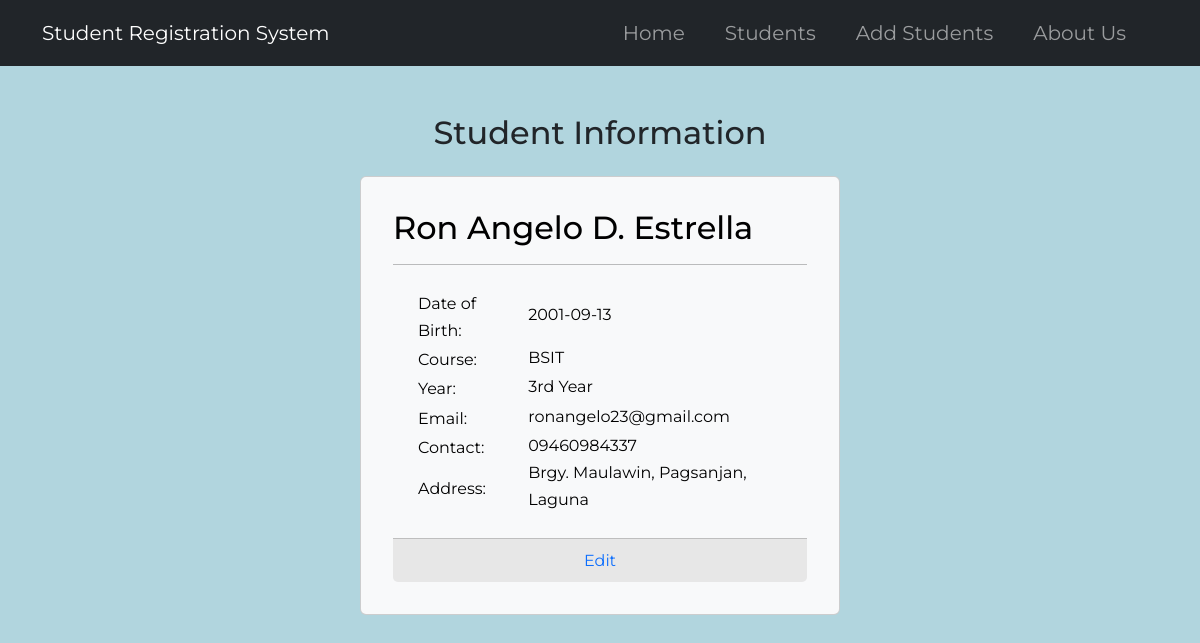
Page /3 on the committed database.
### tables this page shows
CREATE TABLE students (
    stud_ID INTEGER PRIMARY KEY AUTOINCREMENT,
    stud_fname TEXT NOT NULL,
    stud_mname TEXT,
    stud_lname TEXT NOT NULL,
    stud_dob DATE NOT NULL,
    stud_course TEXT NOT NULL,
    stud_year TEXT NOT NULL,
    stud_email TEXT NOT NULL,
    stud_contact TEXT NOT NULL,
    stud_address TEXT NOT NULL
);

### app.py (the view)
@app.route('/<int:ID>')
def student(ID):
    student = get_student(ID)
    return render_template('student.html', student=student)

### app.py (called while the page is built)
def get_db_connection():
    conn = sqlite3.connect('database.db')
    conn.row_factory = sqlite3.Row
    return conn

def get_student(ID):
    conn = get_db_connection()
    students = conn.execute('SELECT * FROM students WHERE stud_ID = ?', (ID,)).fetchone()
    conn.close()
    if students is None:
        abort(404)
    return students

### templates/student.html
{%extends 'base.html' %}
{% block content%}
<div class="container d-flex flex-column align-items-center justify-content-center">
    <h2 class="mt-5">{% block title %} Student Information {%endblock%}</h2>
    <div class="card text-bg-light mt-3" style="width: 30rem; padding: 1rem;">
        <div class="card-body">
            <h2 class="card-title">{{ student['stud_fname']}} {{student['stud_mname']}}. {{student['stud_lname']}} </h2>
            <hr>
            <div class="text m-4">
                <table>
                    <tr>
                        <td>Date of Birth:</td>
                        <td>
                            <p class="card-subtitle ms-3">{{ student['stud_dob']}}</p>
                        </td>
                    </tr>
                    <tr>
                        <td>Course:</td>
                        <td>
                            <p class="card-subtitle ms-3">{{ student['stud_course']}}</p>
                        </td>
                    </tr>
                    <tr>
                        <td>Year:</td>
                        <td>
                            <p class="card-subtitle ms-3">{{ student['stud_year']}}</p>
                        </td>
                    </tr>
                    <tr>
                        <td>Email:</td>
                        <td>
                            <p class="card-subtitle ms-3">{{ student['stud_email']}}</p>
                        </td>
                    </tr>
                    <tr>
                        <td>Contact:</td>
                        <td>
                            <p class="card-subtitle ms-3">{{ student['stud_contact']}}</p>
                        </td>
                    </tr>
                    <tr>
                        <td>Address:</td>
                        <td>
                            <p class="card-subtitle ms-3">{{ student['stud_address']}}</p>
                        </td>
                    </tr>
                </table>
            </div>
            <div class="card-footer text-muted text-center">
                <a href="{{ url_for('edit', ID=student['stud_ID'])}}" class="student-link">Edit</a>
            </div>
        </div>
    </div>
</div>
{% endblock%}

### static/css/style.css (style rules this page uses)
:root { --card-box: #537FA4; --bg-color: #B1D5DE; }
body { font-family: 'Montserrat', sans-serif; line-height: 1.7; background-color: var(--bg-color); }
.card-footer { background-color: rgb(231, 231, 231); }
.student-link { text-decoration: none; }

### rows in the picture
students: stud_fname "Ron Angelo", stud_mname "D", stud_lname "Estrella", stud_dob "2001-09-13", stud_course "BSIT", stud_year "3rd Year", stud_email "ronangelo23@gmail.com", stud_contact "09460984337", stud_address "Brgy. Maulawin, Pagsanjan, Laguna"
